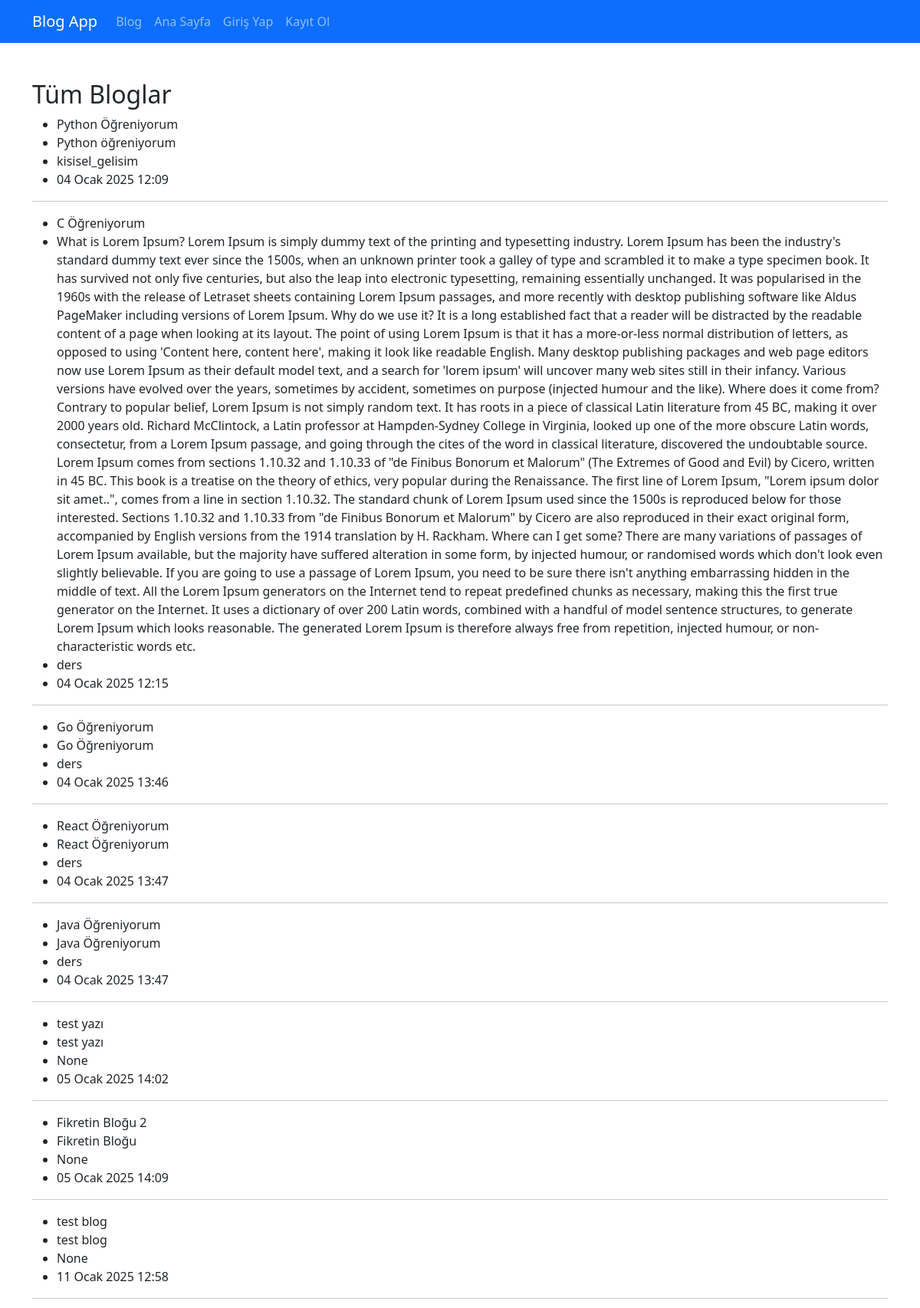
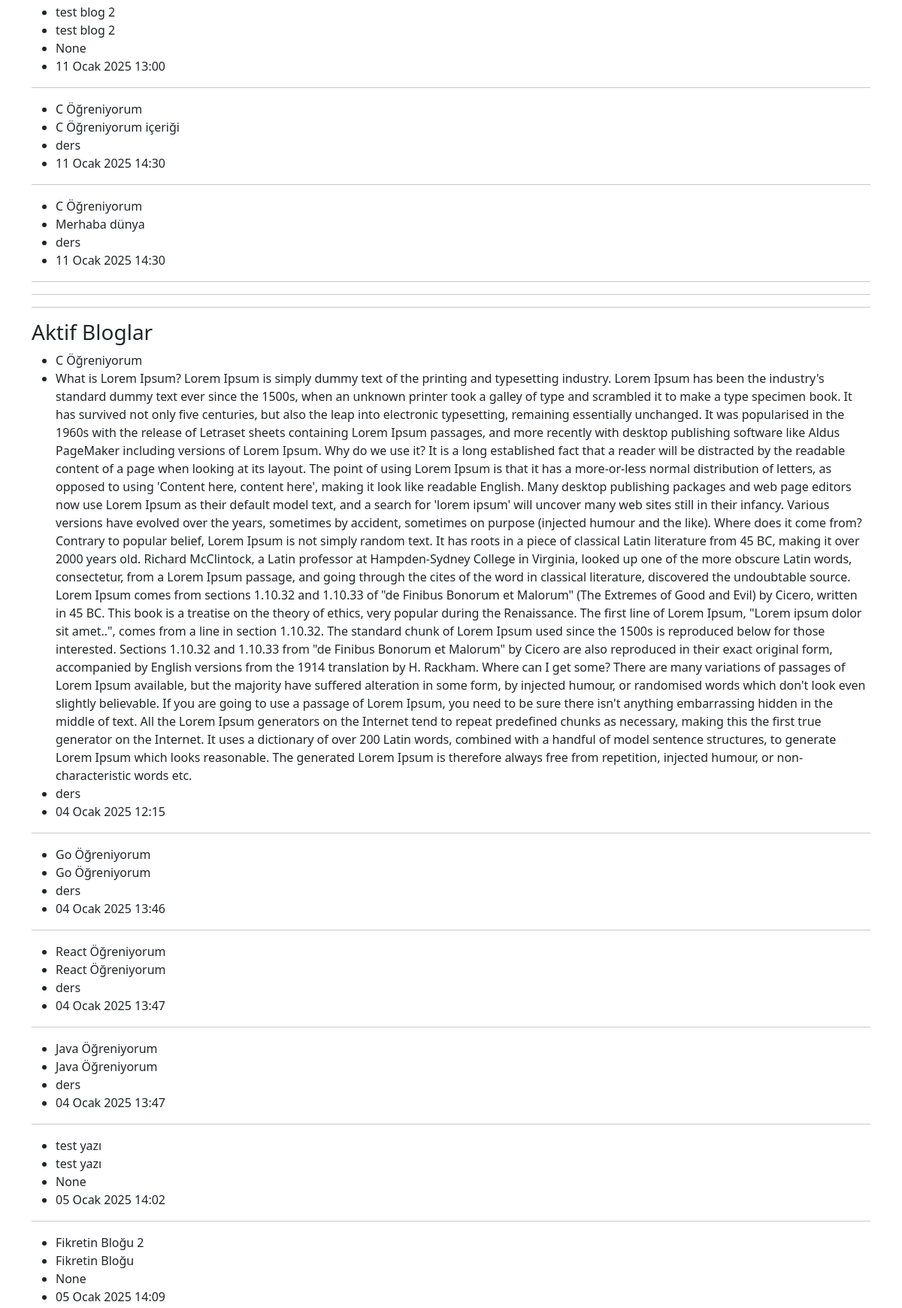
The app's page /blog-islemleri (upper part) with its own data (2 pictures, top to bottom).
### blogapp/models.py (models this page shows, shortened)
class BaseModel(models.Model):
    created = models.DateTimeField(auto_now_add=True, null=True)
    updated = models.DateTimeField(auto_now=True, null=True)
    is_active = models.BooleanField(default=True, verbose_name="Aktif mi ?", null=True)
    class Meta:
        abstract = True

class Blog(BaseModel):
    title = models.CharField(
        max_length=100,
        help_text="Max 100 karakter girmelisin",
        verbose_name='Başlık', null=True)
    content = models.TextField(unique=True, verbose_name="İçerik", null=True)
    author = models.ForeignKey(Author, on_delete=models.SET_NULL, null=True, related_name='blogs')
    blog_population = models.CharField(
        max_length=100,
        choices=BLOG_POPULATION_CHOICES,
        null=True, # veri tabanına blog_population alanının null olarak kayıt edilmesini sağlar
        blank=True # django formlarında bu alanı boş bırakabilme opsiyonu sunar
    )
    image = models.ImageField(upload_to='blog-image',null=True, blank=True)
    category = models.ManyToManyField(Category, related_name='blogs')
    class Meta:
        verbose_name="Yazılar"

### blogapp/views.py (the view)
# urls.py: path('blog-islemleri', views.blog_islemleri, name='blog_islemleri'),
def blog_islemleri(request):
    all_blogs = Blog.objects.all()
    active_blogs = Blog.objects.filter(is_active=True) # dönen değer her zaman iterable
    kisisel_gelisim_blogs = Blog.objects.exclude(blog_population='ders')
    try:
        spesifik_blog = Blog.objects.get(id=3) # 1 tane obje döner her durumda böyle. 2 obje olursa hata verir
    except:
        spesifik_blog = None
    if Blog.objects.filter(content='C Öğreniyorum içeriği').exists():
        new_blog = Blog.objects.get(content='C Öğreniyorum içeriği')
    else:
        new_blog = Blog.objects.create(
                title='C Öğreniyorum',
                content='C Öğreniyorum içeriği',
                is_active=True,
                blog_population='ders'
            )
    blogInstance, created_status = Blog.objects.get_or_create(
                                        title='C Öğreniyorum',
                                        content='Merhaba dünya',
                                        defaults={
                                            'is_active':True,
                                            'blog_population':'ders'
                                        })
    blogInstance2, created_status2 = Blog.objects.update_or_create(
                                                title='Python Öğreniyorum',
                                                defaults={
                                                    'content':'Python öğreniyorum',
                                                    'is_active':False,
                                                    'blog_population':'kisisel_gelisim'
                                                }
                                            )
    tarih_bazli_blog = Blog.objects.order_by('-created')
    title_bazli_blog = Blog.objects.order_by('title')
    toplam_blog = Blog.objects.all().count()
    toplam_ders = Blog.objects.filter(blog_population='ders').count()
    context = {'all_blogs':all_blogs,
                'active_blogs':active_blogs,
                'kisisel_gelisim_blogs':kisisel_gelisim_blogs,
                'spesifik_blog':spesifik_blog,
                'new_blog':new_blog,
                'blogInstance':blogInstance,
                'created_status':created_status,
                'blogInstance2':blogInstance2,
                'created_status2':created_status2,
                'tarih_bazli_blog':tarih_bazli_blog,
                'title_bazli_blog':title_bazli_blog,
                'toplam_blog':toplam_blog,
                'toplam_ders':toplam_ders
            }
    return render(request, 'blogapp/blog_islemleri.html', context)

### blogapp/context_processor.py (called while the page is built)
def categories(request):
    return {
        'categories':Category.objects.filter(is_active=True)
    }

### blogapp/templates/blogapp/blog_islemleri.html (shortened to what this page needs)
{% extends "blogapp/base.html" %}
{% block content %}
    <h2>Tüm Bloglar</h2>
    {% for blog in all_blogs %}
        <ul>
            <li> {{blog.title}} </li>
            <li> {{blog.content}} </li>
            <li> {{blog.blog_population}} </li>
            <li> {{blog.created}} </li>
        </ul>
        <hr>
    {% endfor %}
    <hr><hr>
    <h3>Aktif Bloglar</h3>
    {% for blog in active_blogs %}
        <ul>
            <li> {{blog.title}} </li>
            <li> {{blog.content}} </li>
            <li> {{blog.blog_population}} </li>
            <li> {{blog.created}} </li>
        </ul>
        <hr>
    {% endfor %}
{% endblock content %}

### records on screen
Blog: title "Python Öğreniyorum", content "Python öğreniyorum", blog_population "kisisel_gelisim", created "04 Ocak 2025 12:09"
Blog: title "C Öğreniyorum", content "What is Lorem Ipsum? Lorem Ipsum is simply dummy text of the printing and typesetting industry. Lorem Ipsum has been the industry's standard dummy text ever since the 1500s, when an unknown printer took a galley of type and scrambled it to make a type specimen book. It has survived not only five centuries, but also the leap into electronic typesetting, remaining essentially unchanged. It was popularised in the 1960s with the release of Letraset sheets containing Lorem Ipsum passages, and more recently with desktop publishing software like Aldus PageMaker including versions of Lorem Ipsum. Why do we use it? It is a long established fact that a reader will be distracted by the readable…", blog_population "ders", created "04 Ocak 2025 12:15"
Blog: title "Go Öğreniyorum", content "Go Öğreniyorum", blog_population "ders", created "04 Ocak 2025 13:46"
Blog: title "React Öğreniyorum", content "React Öğreniyorum", blog_population "ders", created "04 Ocak 2025 13:47"
Blog: title "Java Öğreniyorum", content "Java Öğreniyorum", blog_population "ders", created "04 Ocak 2025 13:47"
Blog: title "test yazı", content "test yazı", blog_population "None", created "05 Ocak 2025 14:02"
Blog: title "Fikretin Bloğu 2", content "Fikretin Bloğu", blog_population "None", created "05 Ocak 2025 14:09"
Blog: title "test blog", content "test blog", blog_population "None", created "11 Ocak 2025 12:58"
Blog: title "test blog 2", content "test blog 2", blog_population "None", created "11 Ocak 2025 13:00"
